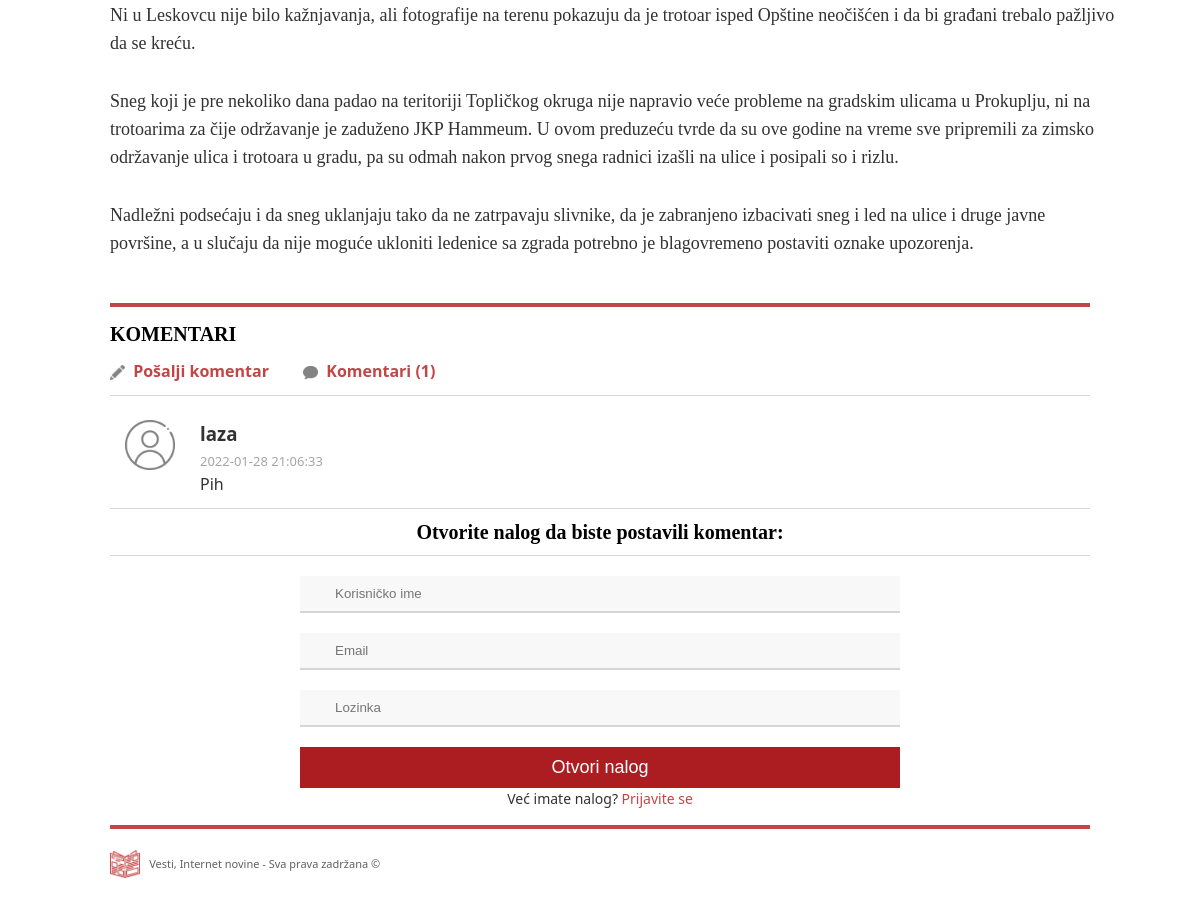
The app's page /pages/article/index.php?id=3 (lower part), older data.
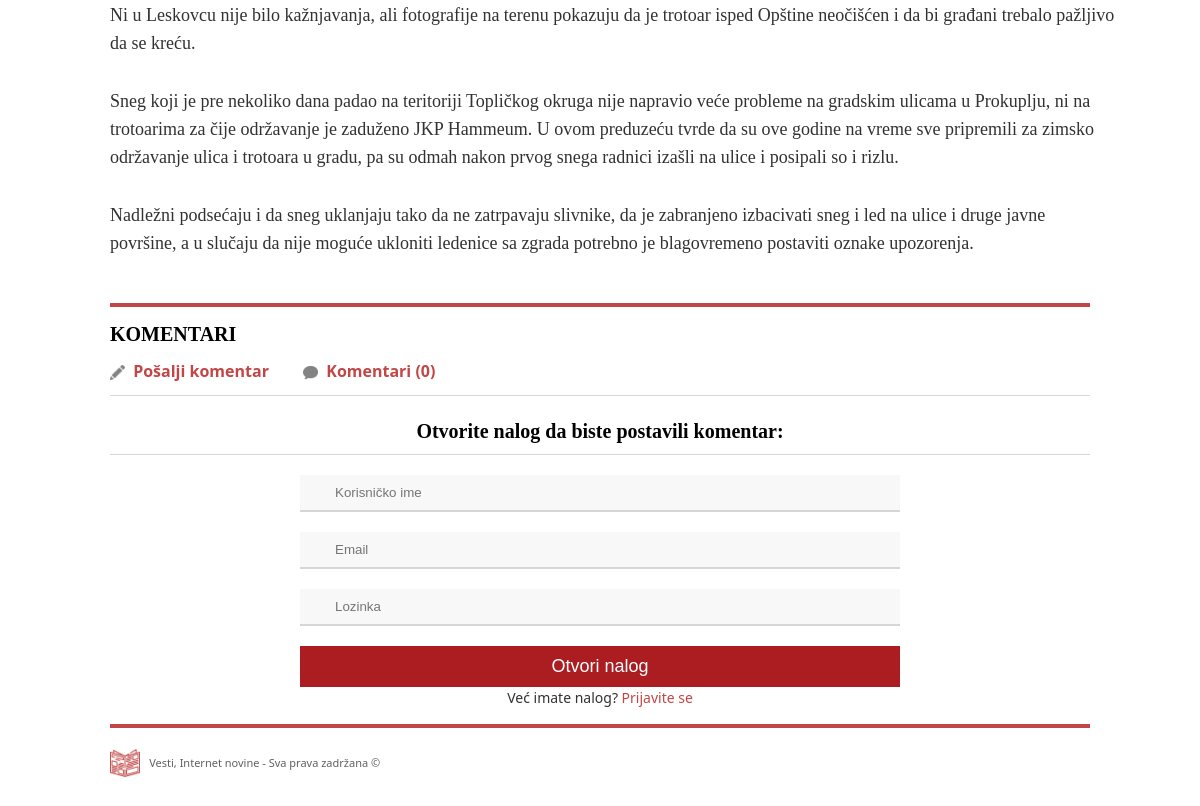
The same page, newer data.
### tables this page shows
CREATE TABLE `comment` (
  `id` int(11) NOT NULL,
  `user_id` int(11) DEFAULT NULL,
  `article_id` int(11) DEFAULT NULL,
  `body` text DEFAULT NULL,
  `published_at` datetime DEFAULT NULL
);

CREATE TABLE `user` (
  `id` int(11) NOT NULL,
  `username` varchar(50) DEFAULT NULL,
  `email` varchar(50) DEFAULT NULL,
  `password` varchar(250) DEFAULT NULL
);

### data/conn.php (called while the page is built, shortened)
<?php
class Connection {
  private $conn;
  function __construct() {
      $this->conn = new mysqli('localhost', 'root', '', 'news');
  }
  function getTowns() {
    $query = $this->conn->query('SELECT * FROM `town`
    ORDER BY `id`');
    return $query->fetch_all(MYSQLI_ASSOC);
  }
  function getCategories() {
    $query = $this->conn->query('SELECT * FROM `category`');
    return $query->fetch_all(MYSQLI_ASSOC);
  }
  function getUsers() {
    $query = $this->conn->query('SELECT * FROM `user`
    ORDER BY `id`');
    return $query->fetch_all(MYSQLI_ASSOC);
  }
  function getComments() {
    $query = $this->conn->query('SELECT * FROM `comment`
    ORDER BY `published_at` DESC');
    return $query->fetch_all(MYSQLI_ASSOC);
  }
  function getOneArticle() {
    $query = $this->conn->prepare(
      'SELECT * FROM `article` WHERE `id` = ?'
    );
    $query->bind_param("i", $_GET['id']);
    $query->execute();
    $result = $query->get_result();
    return $result->fetch_assoc();
  }
}
$conn = new Connection();

### data/one_article.php (called while the page is built)
<?php
  if(isset($_GET['id'])) {
      $res = $conn->getOneArticle();
    if(!is_null($res)) {
      $one_article = new Article($res['id'],
                               $res['category_id'],
                               $res['town_id'],
                               $res['title'],
                               $res['published_at'],
                               $res['photo'],
                               $res['abstract'],
                               $res['body'],
                               $categories,
                               $towns,
                               $comments);
    }
  }

### models/Category.php (called while the page is built, shortened)
<?php
class Category {
    private int $id;
    private string $name;
    function __construct(int $id, string $name)
    {
        $this->id = $id;
        $this->name = $name;
    }
    public function getId()
    {
        return $this->id;
    }
    public function getName()
    {
        return $this->name;
    }
    static function getCategories(Connection $conn) {
        $categories = [];
    foreach ($conn->getCategories() as $result) {
        array_push($categories, new Category($result['id'], $result['name']));
      }
      return $categories;
    }
}

### data/requirements.php (called while the page is built, shortened)
<?php
    require "../../data/conn.php";
    require "../../models/Category.php";
    require "../../models/Town.php";
    require "../../models/User.php";
    require "../../models/Comment.php";
    require "../../models/Article.php";
    $towns = Town::getTowns($conn);
    $categories = Category::getCategories($conn);
    $users = User::getUsers($conn);
    $comments = Comment::getComments($conn, $users);

### models/Town.php (called while the page is built, shortened)
<?php
class Town {
    private int $id;
    private string $name;
    function __construct(int $id, string $name)
    {
        $this->id = $id;
        $this->name = $name;
    }
    public function getId()
    {
        return $this->id;
    }
    public function getName()
    {
        return $this->name;
    }
    static function getTowns(Connection $conn) {
        $towns = [];
    foreach ($conn->getTowns() as $result) {
        array_push($towns, new Town($result['id'], $result['name']));
      }
      return $towns;
    }
}

### models/User.php (called while the page is built, shortened)
<?php
class User {
    private int $id;
    private string $username;
    function __construct(int $id, string $username, string $email, string $password)
    {
        $this->id = $id;
        $this->username = $username;
    }
    public function getId()
    {
        return $this->id;
    }
    public function getUsername()
    {
        return $this->username;
    }
    static function getUsers(Connection $conn) {
    $users = [];
    foreach ($conn->getUsers() as $result) {
        array_push($users, new User($result['id'],
                                    $result['username'],
                                    $result['email'],
                                    $result['password']));
                }
              return $users;
    }
}

### models/Comment.php (called while the page is built, shortened)
<?php
class Comment {
    function __construct(int $id,
                         int $article_id,
                         int $user_id,
                         string $body,
                         string $published_at,
                         array $users)
    {
        $this->user_id = $user_id;
    }
    static function getComments($conn, $users) {
        $comments = [];
foreach ($conn->getComments() as $result) {
    array_push($comments, new Comment($result['id'],
                                     $result['article_id'],
                                     $result['user_id'],
                                     $result['body'],
                                     $result['published_at'],
                                     $users)
                                    );
    }
    return $comments;
    }
}

### models/Article.php (called while the page is built, shortened)
<?php
class Article {
    function __construct(int $id,
                         int $category_id,
                         int $town_id,
                         string $title,
                         string $published_at,
                         string $photo,
                         string $abstract,
                         string $body,
                         array $categories,
                         array $towns,
                         array $comments)
    {
        $this->category_id = $category_id;
        $this->town_id = $town_id;
    }
}

### pages/article/index.php (the view, shortened to what the changed rows need)
<?php
require "../../data/requirements.php";
require "../../data/one_article.php";
require "../../partials/nav.php";
?>
<div class="main-container">
    <?php if(isset($one_article)) : ?>
    <div class="single-article">
        <div class="single-article-body">
        <?= $one_article->getBody() ?>
        </div>
    </div>
    <div class="horizontal-banner-red"></div>
    <h2 class="h-comments">KOMENTARI</h2>
        <a class="span-comments" href="#comment">
            <img src="../../images/draw.png" alt="user"/>
            Pošalji komentar
        </a>
        <span class="span-comments">
            <img src="../../images/speech-bubble-gray.png" alt="edit"/>
            Komentari (<?= count($one_article->getComments()) ?>)
        </span>
    <ul class="list-comments">
        <?php foreach($one_article->getComments() as $comment): ?>
            <li class="comment-user">
                <img src="../../images/user.png" alt="user"/>
                <div>
                    <h3>
                        <?= $comment->getUser(); ?>
                    </h3>
                    <span><?= $comment->getPublished_at(); ?></span>
                    <p>
                        <?= $comment->getBody(); ?>
                    </p>
                </div>
            </li>
        <?php endforeach; ?>
    </ul>
    <?php if(isset($_SESSION['user'])) : ?>
    <h5 id="comment">
        Pošalji komentar:
    </h5>
    <form action="../../data/new_comment.php"
          method="post"
          class="login-form">
        <input row="5" type="text"
               name="comment" placeholder="Komentar">
        <input class="hidden-input" name="article_id"
               value="<?= $_GET['id']?>" type="text" >
        <input class="hidden-input" name="user_id"
               value="<?= $_SESSION['user']?>" type="text" >
        <input type="submit" value="Pošalji">
    </form>
    <form action="../../data/logout.php" class="logout-form">
        <input type="submit" value="Odjavi me" class="logout-submit"/>
    </form>
    <?php else : ?>
    <h5>
    Otvorite nalog da biste postavili komentar:
    </h5>
    <form action="../../data/signup.php?id=<?= $_GET['id']; ?>"
          method="post" class="login-form">
        <input type="text" name="username"
               placeholder="Korisničko ime">
        <input type="email" name="email" placeholder="Email">
        <input type="password" name="password"
               placeholder="Lozinka">
        <input type="submit" value="Otvori nalog">
    </form>
    <p>Već imate nalog? <a href="../login/">Prijavite se</a></p>
    <?php endif ; ?>
    <?php endif ; ?>
    <?php require "../../partials/footer.php" ?>
</div>
</body>

Row changes from the older to the newer data that the page shows:
no longer on this page (row edited): comment: user.username "laza", published_at "2022-01-28 21:06:33", body "Pih"
Text that changed along with them:
count($one_article->getComments()): "1" → "0"
